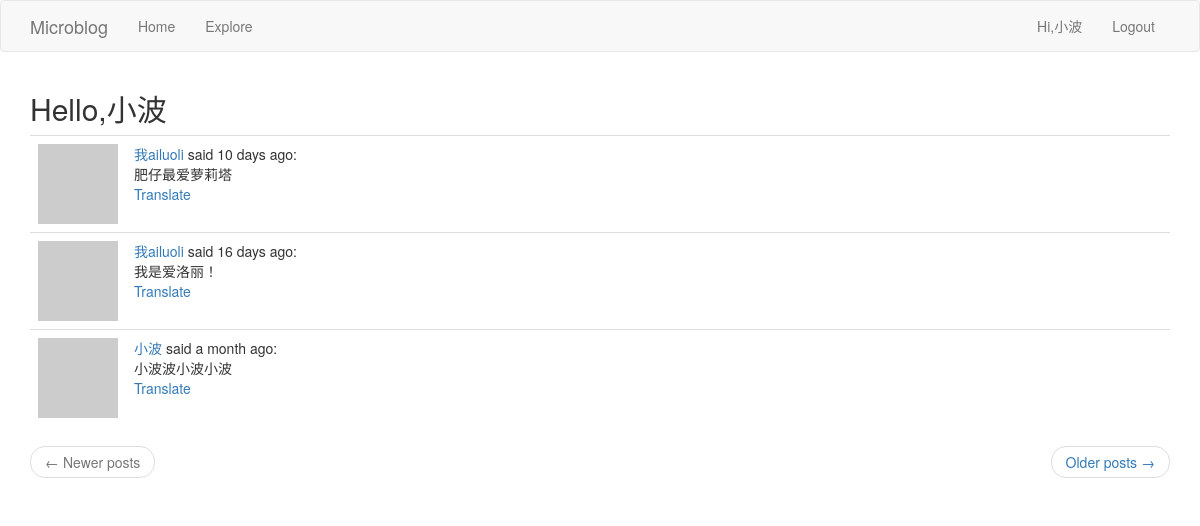
The page /explore (signed in) on the database as committed earlier.
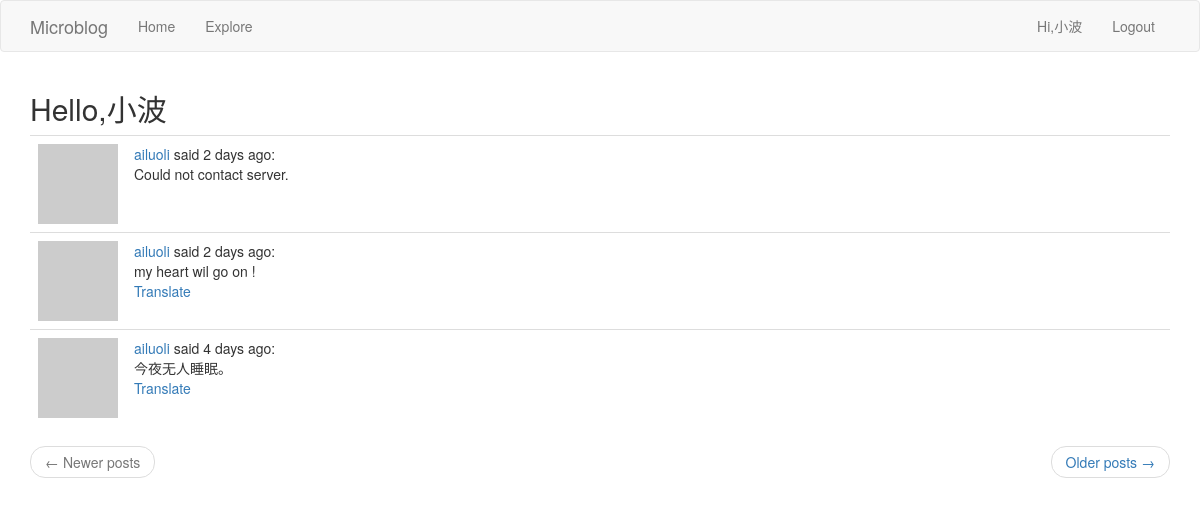
The same page on the database as committed later.
### app/models.py (models this page shows, shortened)
class Post(db.Model):
	id = db.Column(db.Integer, primary_key=True)
	body = db.Column(db.String(1024))
	timestamp = db.Column(db.DateTime, index=True, default=datetime.utcnow)
	user_id = db.Column(db.Integer, db.ForeignKey('user.id'))
	language = db.Column(db.String(5))

### app/routes.py (the view)
@app.route('/explore')
@login_required
def explore():
	page = request.args.get('page', 1, type=int)
	posts = Post.query.order_by(Post.timestamp.desc()).paginate(page, app.config['POSTS_PER_PAGE'], False)
	next_url = url_for('explore', page=posts.next_num) if posts.has_next else None
	prev_url = url_for('explore', page=posts.prev_num) if posts.has_prev else None
	return render_template('index.html', title=_('Explore'), posts=posts.items, next_url=next_url, prev_url=prev_url)

### app/models.py (called while the page is built)
@login.user_loader
def load_user(user_id):
	return User.query.get(int(user_id))

	def avatar(self, size):
		digest = md5(self.email.lower().encode('utf-8')).hexdigest()
		return 'https://www.gravatar.com/avatar/{}?d=identicon&s={}'.format(digest, size)

### app/routes.py (called while the page is built)
@app.before_request
def before_request():
	if current_user.is_authenticated:
		current_user.last_seen = datetime.utcnow()
		db.session.commit()
	g.locale = 'zh_CN' if str(get_locale()).startswith('zh') else str(get_locale())

### app/templates/index.html (shortened to what this page needs)
{% extends "base.html" %}
{% import 'bootstrap/wtf.html' as wtf %}
{% block app_content %}
    <h2>{{ _('Hello,%(username)s',username=current_user.username) }}</h2>
    <table class="table table-hover">
        {% for post in posts %}
            {% include '_post.html' %}
        {% endfor %}
    </table>
    <nav aria-label="...">
        <ul class="pager">
            <li class="previous{% if not prev_url %} disabled{% endif %}">
                <a href="{{ prev_url or '#' }}">
                    <span aria-hidden="true">&larr;</span> {{ _('Newer posts') }}
                </a>
            </li>
            <li class="next{% if not next_url %} disabled{% endif %}">
                <a href="{{ next_url or '#' }}">
                    {{ _('Older posts') }} <span aria-hidden="true">&rarr;</span>
                </a>
            </li>
        </ul>
    </nav>
{% endblock %}

### app/templates/_post.html (shortened to what this page needs)
<tr align="top">
    <td width="70px">
        <a href="{{ url_for('user', username=post.author.username) }}">
            <img src="{{ post.author.avatar(70) }}">
        </a>
    </td>
    <td>
        {{ _('%(username)s said %(when)s', username=user_link, when=moment(post.timestamp).fromNow()) }}:
        <br>
        <span id="post{{ post.id }}">{{ post.body }}</span>
        {% if post.language != g.locale %}
            <br>
            <span id="translate{{ post.id }}">
                 <a href="javascript:translate('#post{{ post.id }}','#translate{{ post.id }}','{{ post.language }}','{{ g.locale }}')">{{ _('Translate') }}</a>
            </span>
        {% endif %}
    </td>
</tr>

Rows that differ between the two databases and show on the page:
no longer on this page (row unchanged): Post: body "肥仔最爱萝莉塔"
no longer on this page (row unchanged): Post: body "我是爱洛丽！"
no longer on this page (row unchanged): Post: body "小波波小波小波"
added Post: body "Could not contact server."
added Post: body "my heart wil go on !"
added Post: body "今夜无人睡眠。"
